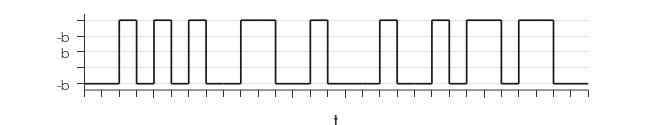
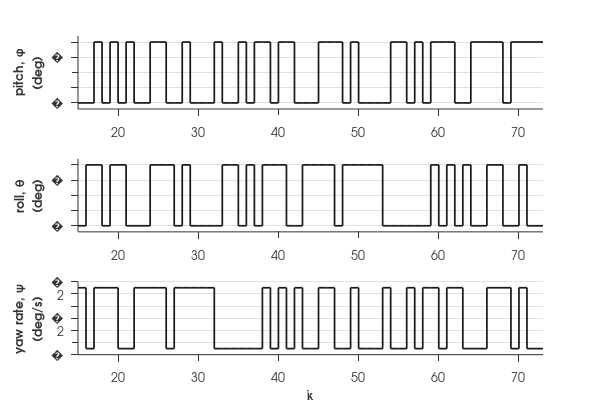

Here is the MATLAB script that generated these plots, in order:



%% GENERAL PRBS
clear all
close all
clc

data_dir = '/Users/akee/School/UCLA/01 thesis/uclathesis/data';
fig_dir = '/Users/akee/School/UCLA/01 thesis/uclathesis/fig/';

% Change to data directory
cd(data_dir);
cd('flight_test_inputs');
load 63.csv
u1 = X63(:,1);
clear X63

h = figure(1);
x = 1:30;
y = u1(15:44);
s = stairs(x,y);
Xlabel = xlabel('t');
axis([1 30 -1.2 1.2])

set( s,...
    'LineWidth'   , 1.25, ...
    'color'       , [.1 .1 .1]);

set( gca,...
    'box'         , 'off', ...
    'TickDir'     , 'out'     , ...
    'TickLength'  , [.015 .015] , ...
    'XTickLabel'  ,  [], ...
    'YTickLabel'  ,  {'-b', ' ', 'b'}, ...
    'FontName'    , 'AvantGarde', ...
    'FontSize'    , 9, ...
    'yGrid'       , 'on', ...
    'xTick'       , [1:1:30], ...
    'XColor'      , [.2 .2 .2], ...
    'YColor'      , [.2 .2 .2]);



set([Xlabel], ...
    'FontName'    , 'AvantGarde', ...
    'FontWeight'  , 'bold', ...
    'FontSize'    , 9);

cd(fig_dir);
set(gcf,'PaperUnits','inches','PaperPosition',[0 0 6.5 1.25])
print(h, '-depsc2', 'general_prbs.eps', '-r100')
close(gcf);

%% TEST PRBS
clear all
close all
clc

max_pitch = 10;
max_roll = 10;
max_yaw = 50;


data_dir = '/Users/akee/School/UCLA/01 thesis/uclathesis/data';
fig_dir = '/Users/akee/School/UCLA/01 thesis/uclathesis/fig/';


cd(data_dir);
cd('flight_test_inputs');
load 63.csv
u1 = X63(:,1);
u2 = X63(:,2);
u3 = X63(:,3);
clear X63

u_size = size(u1);
len = u_size(1);
x = 15:len;
u1 = u1(15:end).*max_pitch;
u2 = u2(15:end).*max_roll;
u3 = u3(15:end).*max_yaw;

h = figure(1);

subplot(3,1,1)
s1 = stairs(x,u1);
Ylabel = ylabel({'pitch, \phi';'(deg)'});
axis([15 len -1.2*max_pitch 1.2*max_pitch])
set( gca,...
    'box'         , 'off', ...
    'TickDir'     , 'out'     , ...
    'TickLength'  , [.015 .015] , ...
    'YTickLabel'  ,  {-1*max_pitch, ' ', max_pitch}, ...
    'FontName'    , 'AvantGarde', ...
    'FontSize'    , 9, ...
    'yGrid'       , 'on', ...
    'XColor'      , [.2 .2 .2], ...
    'YColor'      , [.2 .2 .2]);
set([Ylabel], ...
    'FontName'    , 'AvantGarde', ...
    'FontWeight'  , 'bold', ...
    'FontSize'    , 9);

subplot(3,1,2)
s2 = stairs(x,u2);
Ylabel = ylabel({'roll, \theta';'(deg)'});
axis([15 len -1.2*max_roll 1.2*max_roll])
set( gca,...
    'box'         , 'off', ...
    'TickDir'     , 'out'     , ...
    'TickLength'  , [.015 .015] , ...
    'YTickLabel'  ,  {-1*max_roll, ' ', max_roll}, ...
    'FontName'    , 'AvantGarde', ...
    'FontSize'    , 9, ...
    'yGrid'       , 'on', ...
    'XColor'      , [.2 .2 .2], ...
    'YColor'      , [.2 .2 .2]);
set([Ylabel], ...
    'FontName'    , 'AvantGarde', ...
    'FontWeight'  , 'bold', ...
    'FontSize'    , 9);

subplot(3,1,3)
s3 = stairs(x,u3);
Xlabel = xlabel('k');
Ylabel = ylabel({'yaw rate, \psi';'(deg/s)'});
axis([15 len -1.2*max_yaw 1.2*max_yaw])
set( gca,...
    'box'         , 'off', ...
    'TickDir'     , 'out'     , ...
    'TickLength'  , [.015 .015] , ...
    'YTickLabel'  ,  {-1*max_yaw, ' ', max_yaw}, ...
    'FontName'    , 'AvantGarde', ...
    'FontSize'    , 9, ...
    'yGrid'       , 'on', ...
    'XColor'      , [.2 .2 .2], ...
    'YColor'      , [.2 .2 .2]);
set([Xlabel Ylabel], ...
    'FontName'    , 'AvantGarde', ...
    'FontWeight'  , 'bold', ...
    'FontSize'    , 9);

set( [s1 s2 s3],...
    'LineWidth'   , 1.25, ...
    'color'       , [.1 .1 .1]);

cd(fig_dir);
set(gcf,'PaperUnits','inches','PaperPosition',[0 0 6 4])
print(h, '-depsc2', 'test_prbs.eps', '-r100')
close(gcf);